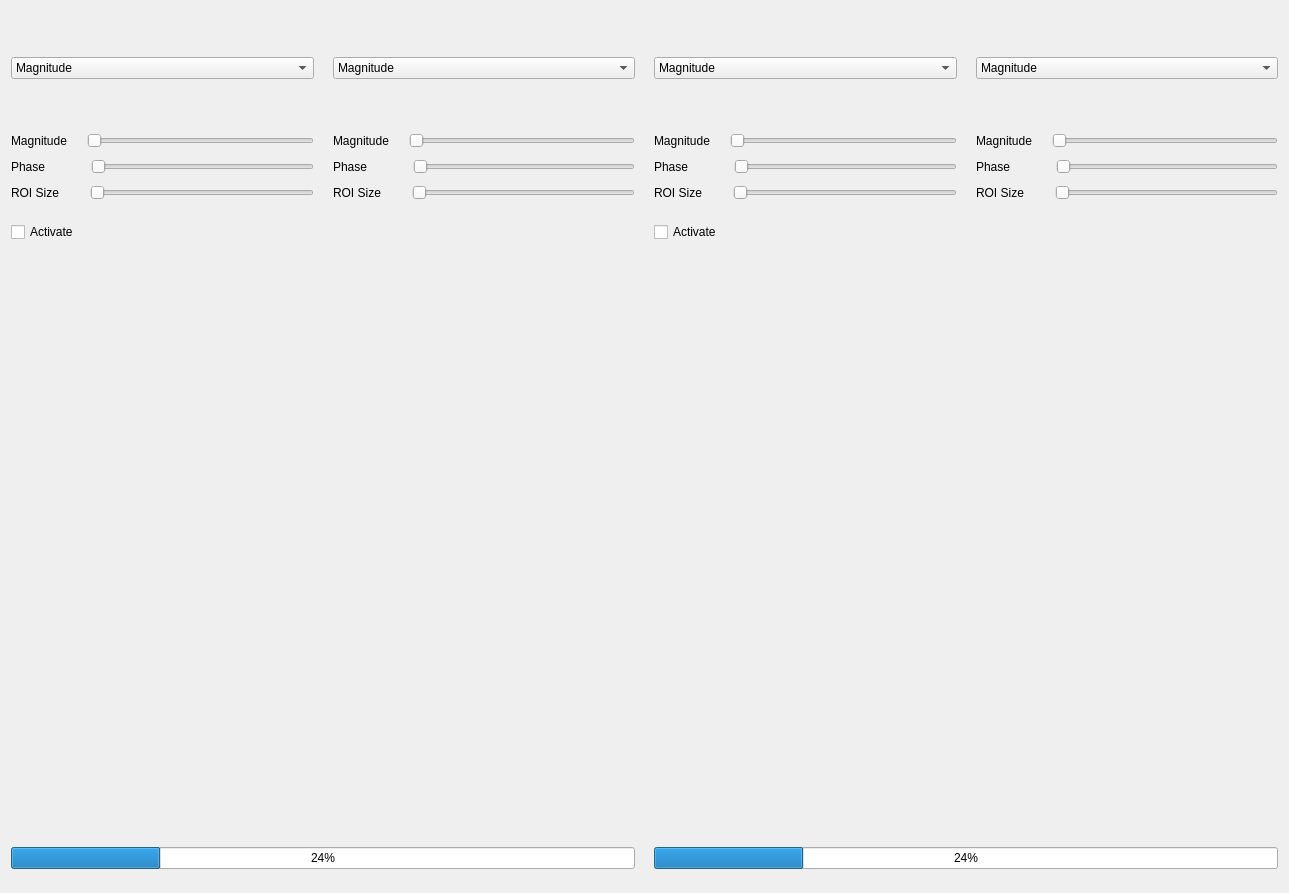
<?xml version="1.0" encoding="UTF-8"?>
<ui version="4.0">
 <class>Form</class>
 <widget class="QWidget" name="Form">
  <property name="geometry">
   <rect>
    <x>0</x>
    <y>0</y>
    <width>1289</width>
    <height>893</height>
   </rect>
  </property>
  <property name="windowTitle">
   <string>Form</string>
  </property>
  <layout class="QVBoxLayout" name="verticalLayout_7">
   <item>
    <layout class="QHBoxLayout" name="horizontalLayout_14">
     <item>
      <layout class="QVBoxLayout" name="verticalLayout_4">
       <item>
        <spacer name="verticalSpacer_27">
         <property name="orientation">
          <enum>Qt::Vertical</enum>
         </property>
         <property name="sizeType">
          <enum>QSizePolicy::Fixed</enum>
         </property>
         <property name="sizeHint" stdset="0">
          <size>
           <width>20</width>
           <height>13</height>
          </size>
         </property>
        </spacer>
       </item>
       <item>
        <widget class="QLabel" name="label_18">
         <property name="styleSheet">
          <string notr="true">back-ground: white;</string>
         </property>
         <property name="text">
          <string/>
         </property>
         <property name="pixmap">
          <pixmap>white.png</pixmap>
         </property>
        </widget>
       </item>
       <item>
        <spacer name="verticalSpacer_13">
         <property name="orientation">
          <enum>Qt::Vertical</enum>
         </property>
         <property name="sizeType">
          <enum>QSizePolicy::Fixed</enum>
         </property>
         <property name="sizeHint" stdset="0">
          <size>
           <width>20</width>
           <height>13</height>
          </size>
         </property>
        </spacer>
       </item>
       <item>
        <widget class="QComboBox" name="comboBox_7">
         <item>
          <property name="text">
           <string>Magnitude</string>
          </property>
         </item>
         <item>
          <property name="text">
           <string>Phase</string>
          </property>
         </item>
         <item>
          <property name="text">
           <string>Real Part</string>
          </property>
         </item>
         <item>
          <property name="text">
           <string>Imaginary Part</string>
          </property>
         </item>
        </widget>
       </item>
       <item>
        <spacer name="verticalSpacer_14">
         <property name="orientation">
          <enum>Qt::Vertical</enum>
         </property>
         <property name="sizeType">
          <enum>QSizePolicy::Fixed</enum>
         </property>
         <property name="sizeHint" stdset="0">
          <size>
           <width>20</width>
           <height>13</height>
          </size>
         </property>
        </spacer>
       </item>
       <item>
        <widget class="QLabel" name="label_19">
         <property name="text">
          <string/>
         </property>
         <property name="pixmap">
          <pixmap>white.png</pixmap>
         </property>
        </widget>
       </item>
       <item>
        <spacer name="verticalSpacer_46">
         <property name="orientation">
          <enum>Qt::Vertical</enum>
         </property>
         <property name="sizeType">
          <enum>QSizePolicy::Fixed</enum>
         </property>
         <property name="sizeHint" stdset="0">
          <size>
           <width>20</width>
           <height>13</height>
          </size>
         </property>
        </spacer>
       </item>
       <item>
        <layout class="QHBoxLayout" name="horizontalLayout_8">
         <item>
          <widget class="QLabel" name="label_20">
           <property name="text">
            <string>Magnitude</string>
           </property>
          </widget>
         </item>
         <item>
          <spacer name="verticalSpacer_52">
           <property name="orientation">
            <enum>Qt::Horizontal</enum>
           </property>
           <property name="sizeType">
            <enum>QSizePolicy::Fixed</enum>
           </property>
           <property name="sizeHint" stdset="0">
            <size>
             <width>14</width>
             <height>20</height>
            </size>
           </property>
          </spacer>
         </item>
         <item>
          <widget class="QSlider" name="horizontalSlider_16">
           <property name="orientation">
            <enum>Qt::Horizontal</enum>
           </property>
          </widget>
         </item>
        </layout>
       </item>
       <item>
        <layout class="QHBoxLayout" name="horizontalLayout_13">
         <item>
          <widget class="QLabel" name="label_21">
           <property name="text">
            <string>Phase</string>
           </property>
          </widget>
         </item>
         <item>
          <spacer name="verticalSpacer_53">
           <property name="orientation">
            <enum>Qt::Horizontal</enum>
           </property>
           <property name="sizeType">
            <enum>QSizePolicy::Fixed</enum>
           </property>
           <property name="sizeHint" stdset="0">
            <size>
             <width>39</width>
             <height>20</height>
            </size>
           </property>
          </spacer>
         </item>
         <item>
          <widget class="QSlider" name="horizontalSlider_17">
           <property name="orientation">
            <enum>Qt::Horizontal</enum>
           </property>
          </widget>
         </item>
        </layout>
       </item>
       <item>
        <layout class="QHBoxLayout" name="horizontalLayout_9">
         <item>
          <widget class="QLabel" name="label_22">
           <property name="text">
            <string>ROI Size</string>
           </property>
          </widget>
         </item>
         <item>
          <spacer name="verticalSpacer_54">
           <property name="orientation">
            <enum>Qt::Horizontal</enum>
           </property>
           <property name="sizeType">
            <enum>QSizePolicy::Fixed</enum>
           </property>
           <property name="sizeHint" stdset="0">
            <size>
             <width>25</width>
             <height>20</height>
            </size>
           </property>
          </spacer>
         </item>
         <item>
          <widget class="QSlider" name="horizontalSlider_18">
           <property name="orientation">
            <enum>Qt::Horizontal</enum>
           </property>
          </widget>
         </item>
        </layout>
       </item>
       <item>
        <spacer name="verticalSpacer_23">
         <property name="orientation">
          <enum>Qt::Vertical</enum>
         </property>
         <property name="sizeType">
          <enum>QSizePolicy::Fixed</enum>
         </property>
         <property name="sizeHint" stdset="0">
          <size>
           <width>20</width>
           <height>13</height>
          </size>
         </property>
        </spacer>
       </item>
      </layout>
     </item>
     <item>
      <spacer name="verticalSpacer_39">
       <property name="orientation">
        <enum>Qt::Horizontal</enum>
       </property>
       <property name="sizeType">
        <enum>QSizePolicy::Fixed</enum>
       </property>
       <property name="sizeHint" stdset="0">
        <size>
         <width>13</width>
         <height>20</height>
        </size>
       </property>
      </spacer>
     </item>
     <item>
      <layout class="QVBoxLayout" name="verticalLayout_3">
       <item>
        <spacer name="verticalSpacer_26">
         <property name="orientation">
          <enum>Qt::Vertical</enum>
         </property>
         <property name="sizeType">
          <enum>QSizePolicy::Fixed</enum>
         </property>
         <property name="sizeHint" stdset="0">
          <size>
           <width>20</width>
           <height>13</height>
          </size>
         </property>
        </spacer>
       </item>
       <item>
        <widget class="QLabel" name="label_15">
         <property name="styleSheet">
          <string notr="true">back-ground: white;</string>
         </property>
         <property name="text">
          <string/>
         </property>
         <property name="pixmap">
          <pixmap>white.png</pixmap>
         </property>
        </widget>
       </item>
       <item>
        <spacer name="verticalSpacer_11">
         <property name="orientation">
          <enum>Qt::Vertical</enum>
         </property>
         <property name="sizeType">
          <enum>QSizePolicy::Fixed</enum>
         </property>
         <property name="sizeHint" stdset="0">
          <size>
           <width>20</width>
           <height>13</height>
          </size>
         </property>
        </spacer>
       </item>
       <item>
        <widget class="QComboBox" name="comboBox_6">
         <item>
          <property name="text">
           <string>Magnitude</string>
          </property>
         </item>
         <item>
          <property name="text">
           <string>Phase</string>
          </property>
         </item>
         <item>
          <property name="text">
           <string>Real Part</string>
          </property>
         </item>
         <item>
          <property name="text">
           <string>Imaginary Part</string>
          </property>
         </item>
        </widget>
       </item>
       <item>
        <spacer name="verticalSpacer_12">
         <property name="orientation">
          <enum>Qt::Vertical</enum>
         </property>
         <property name="sizeType">
          <enum>QSizePolicy::Fixed</enum>
         </property>
         <property name="sizeHint" stdset="0">
          <size>
           <width>20</width>
           <height>13</height>
          </size>
         </property>
        </spacer>
       </item>
       <item>
        <widget class="QLabel" name="label_16">
         <property name="text">
          <string/>
         </property>
         <property name="pixmap">
          <pixmap>white.png</pixmap>
         </property>
        </widget>
       </item>
       <item>
        <spacer name="verticalSpacer_45">
         <property name="orientation">
          <enum>Qt::Vertical</enum>
         </property>
         <property name="sizeType">
          <enum>QSizePolicy::Fixed</enum>
         </property>
         <property name="sizeHint" stdset="0">
          <size>
           <width>20</width>
           <height>13</height>
          </size>
         </property>
        </spacer>
       </item>
       <item>
        <layout class="QHBoxLayout" name="horizontalLayout_6">
         <item>
          <widget class="QLabel" name="label_5">
           <property name="text">
            <string>Magnitude</string>
           </property>
          </widget>
         </item>
         <item>
          <spacer name="verticalSpacer_36">
           <property name="orientation">
            <enum>Qt::Horizontal</enum>
           </property>
           <property name="sizeType">
            <enum>QSizePolicy::Fixed</enum>
           </property>
           <property name="sizeHint" stdset="0">
            <size>
             <width>14</width>
             <height>20</height>
            </size>
           </property>
          </spacer>
         </item>
         <item>
          <widget class="QSlider" name="horizontalSlider_13">
           <property name="orientation">
            <enum>Qt::Horizontal</enum>
           </property>
          </widget>
         </item>
        </layout>
       </item>
       <item>
        <layout class="QHBoxLayout" name="horizontalLayout_12">
         <item>
          <widget class="QLabel" name="label_17">
           <property name="text">
            <string>Phase</string>
           </property>
          </widget>
         </item>
         <item>
          <spacer name="verticalSpacer_50">
           <property name="orientation">
            <enum>Qt::Horizontal</enum>
           </property>
           <property name="sizeType">
            <enum>QSizePolicy::Fixed</enum>
           </property>
           <property name="sizeHint" stdset="0">
            <size>
             <width>39</width>
             <height>20</height>
            </size>
           </property>
          </spacer>
         </item>
         <item>
          <widget class="QSlider" name="horizontalSlider_14">
           <property name="orientation">
            <enum>Qt::Horizontal</enum>
           </property>
          </widget>
         </item>
        </layout>
       </item>
       <item>
        <layout class="QHBoxLayout" name="horizontalLayout_7">
         <item>
          <widget class="QLabel" name="label_6">
           <property name="text">
            <string>ROI Size</string>
           </property>
          </widget>
         </item>
         <item>
          <spacer name="verticalSpacer_51">
           <property name="orientation">
            <enum>Qt::Horizontal</enum>
           </property>
           <property name="sizeType">
            <enum>QSizePolicy::Fixed</enum>
           </property>
           <property name="sizeHint" stdset="0">
            <size>
             <width>25</width>
             <height>20</height>
            </size>
           </property>
          </spacer>
         </item>
         <item>
          <widget class="QSlider" name="horizontalSlider_15">
           <property name="orientation">
            <enum>Qt::Horizontal</enum>
           </property>
          </widget>
         </item>
        </layout>
       </item>
       <item>
        <spacer name="verticalSpacer_22">
         <property name="orientation">
          <enum>Qt::Vertical</enum>
         </property>
         <property name="sizeType">
          <enum>QSizePolicy::Fixed</enum>
         </property>
         <property name="sizeHint" stdset="0">
          <size>
           <width>20</width>
           <height>13</height>
          </size>
         </property>
        </spacer>
       </item>
      </layout>
     </item>
     <item>
      <spacer name="verticalSpacer_40">
       <property name="orientation">
        <enum>Qt::Horizontal</enum>
       </property>
       <property name="sizeType">
        <enum>QSizePolicy::Fixed</enum>
       </property>
       <property name="sizeHint" stdset="0">
        <size>
         <width>13</width>
         <height>20</height>
        </size>
       </property>
      </spacer>
     </item>
     <item>
      <layout class="QVBoxLayout" name="verticalLayout_2">
       <item>
        <spacer name="verticalSpacer_25">
         <property name="orientation">
          <enum>Qt::Vertical</enum>
         </property>
         <property name="sizeType">
          <enum>QSizePolicy::Fixed</enum>
         </property>
         <property name="sizeHint" stdset="0">
          <size>
           <width>20</width>
           <height>13</height>
          </size>
         </property>
        </spacer>
       </item>
       <item>
        <widget class="QLabel" name="label_12">
         <property name="styleSheet">
          <string notr="true">back-ground: white;</string>
         </property>
         <property name="text">
          <string/>
         </property>
         <property name="pixmap">
          <pixmap>white.png</pixmap>
         </property>
        </widget>
       </item>
       <item>
        <spacer name="verticalSpacer_9">
         <property name="orientation">
          <enum>Qt::Vertical</enum>
         </property>
         <property name="sizeType">
          <enum>QSizePolicy::Fixed</enum>
         </property>
         <property name="sizeHint" stdset="0">
          <size>
           <width>20</width>
           <height>13</height>
          </size>
         </property>
        </spacer>
       </item>
       <item>
        <widget class="QComboBox" name="comboBox_5">
         <item>
          <property name="text">
           <string>Magnitude</string>
          </property>
         </item>
         <item>
          <property name="text">
           <string>Phase</string>
          </property>
         </item>
         <item>
          <property name="text">
           <string>Real Part</string>
          </property>
         </item>
         <item>
          <property name="text">
           <string>Imaginary Part</string>
          </property>
         </item>
        </widget>
       </item>
       <item>
        <spacer name="verticalSpacer_10">
         <property name="orientation">
          <enum>Qt::Vertical</enum>
         </property>
         <property name="sizeType">
          <enum>QSizePolicy::Fixed</enum>
         </property>
         <property name="sizeHint" stdset="0">
          <size>
           <width>20</width>
           <height>13</height>
          </size>
         </property>
        </spacer>
       </item>
       <item>
        <widget class="QLabel" name="label_13">
         <property name="text">
          <string/>
         </property>
         <property name="pixmap">
          <pixmap>white.png</pixmap>
         </property>
        </widget>
       </item>
       <item>
        <spacer name="verticalSpacer_48">
         <property name="orientation">
          <enum>Qt::Vertical</enum>
         </property>
         <property name="sizeType">
          <enum>QSizePolicy::Fixed</enum>
         </property>
         <property name="sizeHint" stdset="0">
          <size>
           <width>20</width>
           <height>13</height>
          </size>
         </property>
        </spacer>
       </item>
       <item>
        <layout class="QHBoxLayout" name="horizontalLayout_4">
         <item>
          <widget class="QLabel" name="label_3">
           <property name="text">
            <string>Magnitude</string>
           </property>
          </widget>
         </item>
         <item>
          <spacer name="verticalSpacer_37">
           <property name="orientation">
            <enum>Qt::Horizontal</enum>
           </property>
           <property name="sizeType">
            <enum>QSizePolicy::Fixed</enum>
           </property>
           <property name="sizeHint" stdset="0">
            <size>
             <width>14</width>
             <height>20</height>
            </size>
           </property>
          </spacer>
         </item>
         <item>
          <widget class="QSlider" name="horizontalSlider_10">
           <property name="orientation">
            <enum>Qt::Horizontal</enum>
           </property>
          </widget>
         </item>
        </layout>
       </item>
       <item>
        <layout class="QHBoxLayout" name="horizontalLayout_11">
         <item>
          <widget class="QLabel" name="label_14">
           <property name="text">
            <string>Phase</string>
           </property>
          </widget>
         </item>
         <item>
          <spacer name="verticalSpacer_49">
           <property name="orientation">
            <enum>Qt::Horizontal</enum>
           </property>
           <property name="sizeType">
            <enum>QSizePolicy::Fixed</enum>
           </property>
           <property name="sizeHint" stdset="0">
            <size>
             <width>39</width>
             <height>20</height>
            </size>
           </property>
          </spacer>
         </item>
         <item>
          <widget class="QSlider" name="horizontalSlider_11">
           <property name="orientation">
            <enum>Qt::Horizontal</enum>
           </property>
          </widget>
         </item>
        </layout>
       </item>
       <item>
        <layout class="QHBoxLayout" name="horizontalLayout_5">
         <item>
          <widget class="QLabel" name="label_4">
           <property name="text">
            <string>ROI Size</string>
           </property>
          </widget>
         </item>
         <item>
          <spacer name="verticalSpacer_43">
           <property name="orientation">
            <enum>Qt::Horizontal</enum>
           </property>
           <property name="sizeType">
            <enum>QSizePolicy::Fixed</enum>
           </property>
           <property name="sizeHint" stdset="0">
            <size>
             <width>25</width>
             <height>20</height>
            </size>
           </property>
          </spacer>
         </item>
         <item>
          <widget class="QSlider" name="horizontalSlider_12">
           <property name="orientation">
            <enum>Qt::Horizontal</enum>
           </property>
          </widget>
         </item>
        </layout>
       </item>
       <item>
        <spacer name="verticalSpacer_21">
         <property name="orientation">
          <enum>Qt::Vertical</enum>
         </property>
         <property name="sizeType">
          <enum>QSizePolicy::Fixed</enum>
         </property>
         <property name="sizeHint" stdset="0">
          <size>
           <width>20</width>
           <height>13</height>
          </size>
         </property>
        </spacer>
       </item>
      </layout>
     </item>
     <item>
      <spacer name="verticalSpacer_41">
       <property name="orientation">
        <enum>Qt::Horizontal</enum>
       </property>
       <property name="sizeType">
        <enum>QSizePolicy::Fixed</enum>
       </property>
       <property name="sizeHint" stdset="0">
        <size>
         <width>13</width>
         <height>20</height>
        </size>
       </property>
      </spacer>
     </item>
     <item>
      <layout class="QVBoxLayout" name="verticalLayout">
       <item>
        <spacer name="verticalSpacer_24">
         <property name="orientation">
          <enum>Qt::Vertical</enum>
         </property>
         <property name="sizeType">
          <enum>QSizePolicy::Fixed</enum>
         </property>
         <property name="sizeHint" stdset="0">
          <size>
           <width>20</width>
           <height>13</height>
          </size>
         </property>
        </spacer>
       </item>
       <item>
        <widget class="QLabel" name="label_7">
         <property name="styleSheet">
          <string notr="true">back-ground: white;</string>
         </property>
         <property name="text">
          <string/>
         </property>
         <property name="pixmap">
          <pixmap>white.png</pixmap>
         </property>
        </widget>
       </item>
       <item>
        <spacer name="verticalSpacer_7">
         <property name="orientation">
          <enum>Qt::Vertical</enum>
         </property>
         <property name="sizeType">
          <enum>QSizePolicy::Fixed</enum>
         </property>
         <property name="sizeHint" stdset="0">
          <size>
           <width>20</width>
           <height>13</height>
          </size>
         </property>
        </spacer>
       </item>
       <item>
        <widget class="QComboBox" name="comboBox_4">
         <item>
          <property name="text">
           <string>Magnitude</string>
          </property>
         </item>
         <item>
          <property name="text">
           <string>Phase</string>
          </property>
         </item>
         <item>
          <property name="text">
           <string>Real Part</string>
          </property>
         </item>
         <item>
          <property name="text">
           <string>Imaginary Part</string>
          </property>
         </item>
        </widget>
       </item>
       <item>
        <spacer name="verticalSpacer_8">
         <property name="orientation">
          <enum>Qt::Vertical</enum>
         </property>
         <property name="sizeType">
          <enum>QSizePolicy::Fixed</enum>
         </property>
         <property name="sizeHint" stdset="0">
          <size>
           <width>20</width>
           <height>13</height>
          </size>
         </property>
        </spacer>
       </item>
       <item>
        <widget class="QLabel" name="label_8">
         <property name="text">
          <string/>
         </property>
         <property name="pixmap">
          <pixmap>white.png</pixmap>
         </property>
        </widget>
       </item>
       <item>
        <spacer name="verticalSpacer_44">
         <property name="orientation">
          <enum>Qt::Vertical</enum>
         </property>
         <property name="sizeType">
          <enum>QSizePolicy::Fixed</enum>
         </property>
         <property name="sizeHint" stdset="0">
          <size>
           <width>20</width>
           <height>13</height>
          </size>
         </property>
        </spacer>
       </item>
       <item>
        <layout class="QHBoxLayout" name="horizontalLayout_3">
         <item>
          <widget class="QLabel" name="label_2">
           <property name="text">
            <string>Magnitude</string>
           </property>
          </widget>
         </item>
         <item>
          <spacer name="verticalSpacer_35">
           <property name="orientation">
            <enum>Qt::Horizontal</enum>
           </property>
           <property name="sizeType">
            <enum>QSizePolicy::Fixed</enum>
           </property>
           <property name="sizeHint" stdset="0">
            <size>
             <width>14</width>
             <height>20</height>
            </size>
           </property>
          </spacer>
         </item>
         <item>
          <widget class="QSlider" name="horizontalSlider_7">
           <property name="orientation">
            <enum>Qt::Horizontal</enum>
           </property>
          </widget>
         </item>
        </layout>
       </item>
       <item>
        <layout class="QHBoxLayout" name="horizontalLayout_10">
         <item>
          <widget class="QLabel" name="label_11">
           <property name="text">
            <string>Phase</string>
           </property>
          </widget>
         </item>
         <item>
          <spacer name="verticalSpacer_47">
           <property name="orientation">
            <enum>Qt::Horizontal</enum>
           </property>
           <property name="sizeType">
            <enum>QSizePolicy::Fixed</enum>
           </property>
           <property name="sizeHint" stdset="0">
            <size>
             <width>39</width>
             <height>20</height>
            </size>
           </property>
          </spacer>
         </item>
         <item>
          <widget class="QSlider" name="horizontalSlider_9">
           <property name="orientation">
            <enum>Qt::Horizontal</enum>
           </property>
          </widget>
         </item>
        </layout>
       </item>
       <item>
        <layout class="QHBoxLayout" name="horizontalLayout_2">
         <item>
          <widget class="QLabel" name="label">
           <property name="text">
            <string>ROI Size</string>
           </property>
          </widget>
         </item>
         <item>
          <spacer name="verticalSpacer_38">
           <property name="orientation">
            <enum>Qt::Horizontal</enum>
           </property>
           <property name="sizeType">
            <enum>QSizePolicy::Fixed</enum>
           </property>
           <property name="sizeHint" stdset="0">
            <size>
             <width>25</width>
             <height>20</height>
            </size>
           </property>
          </spacer>
         </item>
         <item>
          <widget class="QSlider" name="horizontalSlider_8">
           <property name="orientation">
            <enum>Qt::Horizontal</enum>
           </property>
          </widget>
         </item>
        </layout>
       </item>
       <item>
        <spacer name="verticalSpacer_20">
         <property name="orientation">
          <enum>Qt::Vertical</enum>
         </property>
         <property name="sizeType">
          <enum>QSizePolicy::Fixed</enum>
         </property>
         <property name="sizeHint" stdset="0">
          <size>
           <width>20</width>
           <height>13</height>
          </size>
         </property>
        </spacer>
       </item>
      </layout>
     </item>
    </layout>
   </item>
   <item>
    <layout class="QHBoxLayout" name="horizontalLayout">
     <property name="sizeConstraint">
      <enum>QLayout::SetFixedSize</enum>
     </property>
     <item>
      <layout class="QVBoxLayout" name="verticalLayout_5">
       <item>
        <widget class="QCheckBox" name="checkBox">
         <property name="enabled">
          <bool>true</bool>
         </property>
         <property name="text">
          <string>Activate</string>
         </property>
        </widget>
       </item>
       <item>
        <spacer name="verticalSpacer_2">
         <property name="orientation">
          <enum>Qt::Vertical</enum>
         </property>
         <property name="sizeHint" stdset="0">
          <size>
           <width>20</width>
           <height>13</height>
          </size>
         </property>
        </spacer>
       </item>
       <item>
        <widget class="QLabel" name="label_9">
         <property name="enabled">
          <bool>true</bool>
         </property>
         <property name="sizePolicy">
          <sizepolicy hsizetype="Preferred" vsizetype="Preferred">
           <horstretch>1</horstretch>
           <verstretch>1</verstretch>
          </sizepolicy>
         </property>
         <property name="lineWidth">
          <number>0</number>
         </property>
         <property name="text">
          <string/>
         </property>
         <property name="pixmap">
          <pixmap>white.png</pixmap>
         </property>
         <property name="scaledContents">
          <bool>true</bool>
         </property>
         <property name="margin">
          <number>10</number>
         </property>
        </widget>
       </item>
       <item>
        <spacer name="verticalSpacer">
         <property name="orientation">
          <enum>Qt::Vertical</enum>
         </property>
         <property name="sizeHint" stdset="0">
          <size>
           <width>20</width>
           <height>13</height>
          </size>
         </property>
        </spacer>
       </item>
       <item>
        <widget class="QProgressBar" name="progressBar">
         <property name="enabled">
          <bool>true</bool>
         </property>
         <property name="value">
          <number>24</number>
         </property>
        </widget>
       </item>
       <item>
        <spacer name="verticalSpacer_6">
         <property name="orientation">
          <enum>Qt::Vertical</enum>
         </property>
         <property name="sizeHint" stdset="0">
          <size>
           <width>20</width>
           <height>13</height>
          </size>
         </property>
        </spacer>
       </item>
      </layout>
     </item>
     <item>
      <spacer name="verticalSpacer_42">
       <property name="orientation">
        <enum>Qt::Horizontal</enum>
       </property>
       <property name="sizeType">
        <enum>QSizePolicy::Fixed</enum>
       </property>
       <property name="sizeHint" stdset="0">
        <size>
         <width>13</width>
         <height>20</height>
        </size>
       </property>
      </spacer>
     </item>
     <item>
      <layout class="QVBoxLayout" name="verticalLayout_6">
       <item>
        <widget class="QCheckBox" name="checkBox_2">
         <property name="enabled">
          <bool>true</bool>
         </property>
         <property name="text">
          <string>Activate</string>
         </property>
        </widget>
       </item>
       <item>
        <spacer name="verticalSpacer_3">
         <property name="orientation">
          <enum>Qt::Vertical</enum>
         </property>
         <property name="sizeHint" stdset="0">
          <size>
           <width>20</width>
           <height>13</height>
          </size>
         </property>
        </spacer>
       </item>
       <item>
        <widget class="QLabel" name="label_10">
         <property name="enabled">
          <bool>true</bool>
         </property>
         <property name="sizePolicy">
          <sizepolicy hsizetype="Preferred" vsizetype="Preferred">
           <horstretch>1</horstretch>
           <verstretch>1</verstretch>
          </sizepolicy>
         </property>
         <property name="text">
          <string/>
         </property>
         <property name="pixmap">
          <pixmap>white.png</pixmap>
         </property>
         <property name="scaledContents">
          <bool>true</bool>
         </property>
         <property name="margin">
          <number>10</number>
         </property>
        </widget>
       </item>
       <item>
        <spacer name="verticalSpacer_4">
         <property name="orientation">
          <enum>Qt::Vertical</enum>
         </property>
         <property name="sizeHint" stdset="0">
          <size>
           <width>20</width>
           <height>13</height>
          </size>
         </property>
        </spacer>
       </item>
       <item>
        <widget class="QProgressBar" name="progressBar_2">
         <property name="enabled">
          <bool>true</bool>
         </property>
         <property name="value">
          <number>24</number>
         </property>
        </widget>
       </item>
       <item>
        <spacer name="verticalSpacer_5">
         <property name="orientation">
          <enum>Qt::Vertical</enum>
         </property>
         <property name="sizeHint" stdset="0">
          <size>
           <width>20</width>
           <height>13</height>
          </size>
         </property>
        </spacer>
       </item>
      </layout>
     </item>
    </layout>
   </item>
  </layout>
 </widget>
 <resources/>
 <connections/>
</ui>
